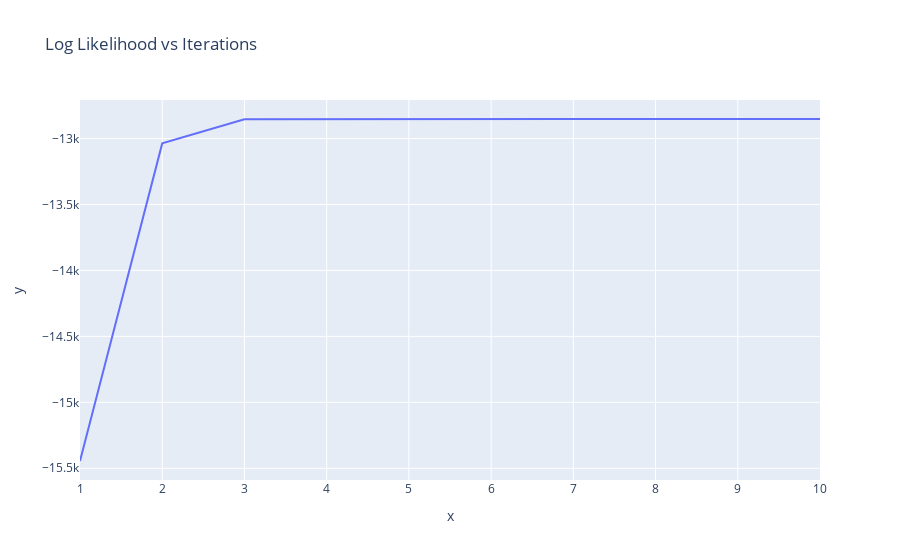

The code cell stored with this chart in its notebook:
### Code cell
ll = model.loglikelihood
xs = np.arange(1 , 11)
fig = px.line(x = xs , y = ll, title='Log Likelihood vs Iterations')
fig.show()

### Figure 1 — Plotly figure (JSON) as saved in the notebook; plotly's stock layout.template omitted (floating-point values rounded to 4 significant figures)
{"data": [{"hovertemplate": "x=%{x}<br>y=%{y}<extra></extra>", "legendgroup": "", "line": {"color": "#636efa", "dash": "solid"}, "mode": "lines", "name": "", "orientation": "v", "showlegend": false, "type": "scatter", "x": [1, 2, 3, 4, 5, 6, 7, 8, 9, 10], "xaxis": "x", "y": [-15440.0, -13040.0, -12850.0, -12850.0, -12850.0, -12850.0, -12850.0, -12850.0, -12850.0, -12850.0], "yaxis": "y"}], "layout": {"legend": {"tracegroupgap": 0}, "title": {"text": "Log Likelihood vs Iterations"}, "xaxis": {"anchor": "y", "domain": [0, 1], "title": {"text": "x"}}, "yaxis": {"anchor": "x", "domain": [0, 1], "title": {"text": "y"}}}}
